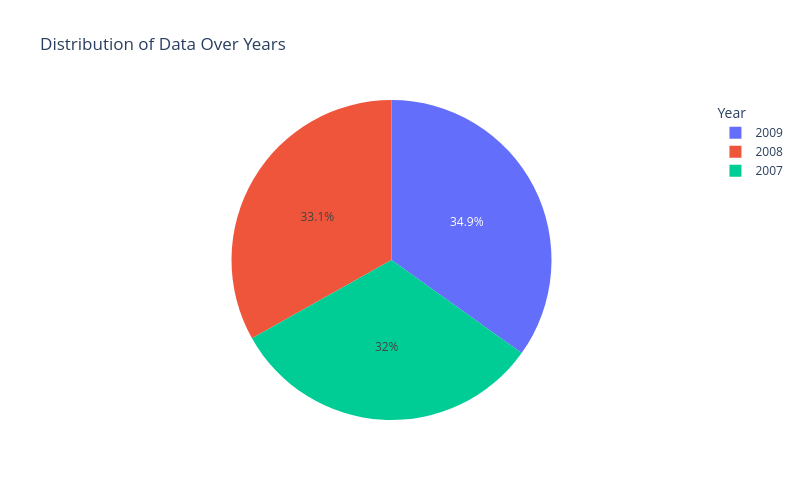

The cell this chart's notebook holds for it:
### Code cell
year_counts = data['year'].value_counts().reset_index()
year_counts.columns = ['year', 'count']

fig = px.pie(
    year_counts,
    names='year',  
    values='count', 
    title='Distribution of Data Over Years',
    color='year',  
    height=500,  
    width=800  
)

fig.update_layout(
    legend_title='Year'
)

fig.show()

### Figure 1 — Plotly figure (JSON) as saved in the notebook; plotly's stock layout.template omitted (floating-point values rounded to 4 significant figures)
{"data": [{"customdata": [[2009], [2008], [2007]], "domain": {"x": [0, 1], "y": [0, 1]}, "hovertemplate": "year=%{customdata[0]}<br>count=%{value}<extra></extra>", "labels": [2009, 2008, 2007], "legendgroup": "", "marker": {"colors": ["#636efa", "#EF553B", "#00cc96"]}, "name": "", "showlegend": true, "type": "pie", "values": [120, 114, 110]}], "layout": {"height": 500, "legend": {"title": {"text": "Year"}, "tracegroupgap": 0}, "title": {"text": "Distribution of Data Over Years"}, "width": 800}}
